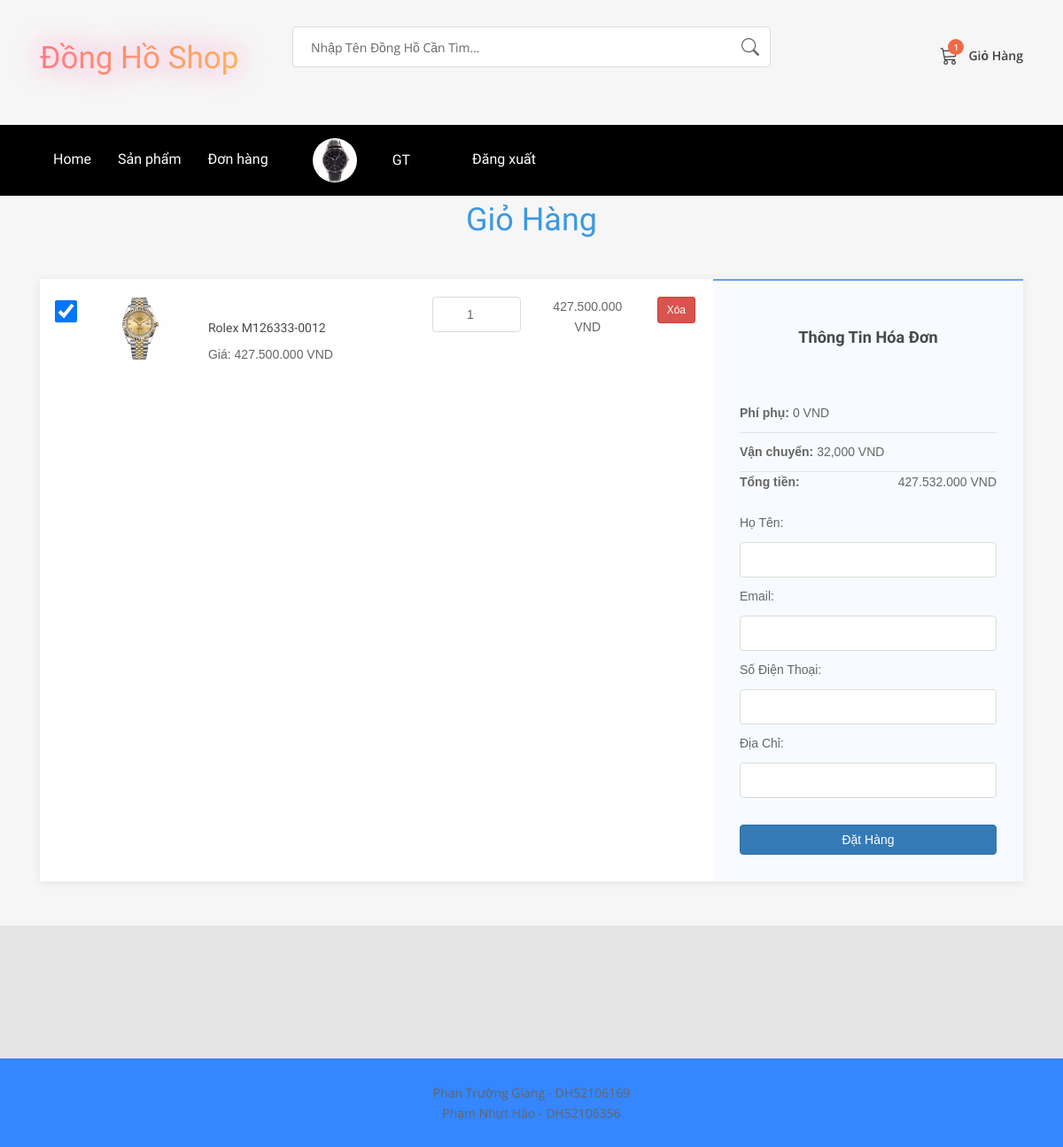
Screenshot of /php/giohang.php (signed in) with the database file from the repository.
### tables this page shows
CREATE TABLE IF NOT EXISTS `chitiet_giohang` (
  `id_chitiet` int NOT NULL AUTO_INCREMENT,
  `id_giohang` int NOT NULL,
  `id_dongho` varchar(5) NOT NULL,
  `soluong` int NOT NULL,
  `price` decimal(30,2) NOT NULL,
  PRIMARY KEY (`id_chitiet`),
  KEY `fk_gh_ctgh` (`id_giohang`),
  KEY `fk_sach_ctgh` (`id_dongho`)
);

CREATE TABLE IF NOT EXISTS `dongho` (
  `madh` varchar(5) NOT NULL,
  `tendh` varchar(255) NOT NULL,
  `gia` int NOT NULL,
  `mota` text NOT NULL,
  `hinhanh` varchar(50) NOT NULL,
  `so_luong` int NOT NULL,
  `mahang` varchar(5) NOT NULL,
  `soseri` text NOT NULL,
  `ngaythem` datetime NOT NULL DEFAULT CURRENT_TIMESTAMP,
  PRIMARY KEY (`madh`),
  KEY `fk_danhmuc_sach` (`mahang`)
);

### php/giohang.php (the view, shortened to what this page needs)
<?php
$pdo = connectDB();
$id_taikhoan = $_SESSION['id_taikhoan'];
$sql_cart = "
    SELECT
        chitiet_giohang.soluong,
        dongho.madh,
        dongho.tendh,
        dongho.hinhanh,
        dongho.gia,
        dongho.mahang
    FROM chitiet_giohang
    INNER JOIN dongho ON chitiet_giohang.id_dongho = dongho.madh
    WHERE chitiet_giohang.id_giohang IN (
        SELECT id_giohang FROM giohang WHERE id_taikhoan = ?
    )
";
$stmt_cart = $pdo->prepare($sql_cart);
$stmt_cart->execute([$id_taikhoan]);
$cart_items = $stmt_cart->fetchAll(PDO::FETCH_ASSOC);
?>
<!DOCTYPE html>
<html>
<head>
    <link rel="stylesheet" href="https://maxcdn.bootstrapcdn.com/bootstrap/4.0.0/css/bootstrap.min.css">
    <link rel="stylesheet" href="../assets/css/giohang.css">
    <link rel="stylesheet" href="../assets/style/lamdep.css">
	<link rel="stylesheet" href="../assets/css/responsive.css">
	<link rel="stylesheet" href="../assets/style/footer.css">
	<link rel="stylesheet" href="../assets/css/bootstrap.min.css">
	<link rel="stylesheet" href="../assets/css/normalize.css">
	<link rel="stylesheet" href="../assets/css/font-awesome.min.css">
	<link rel="stylesheet" href="../assets/css/icomoon.css">
	<link rel="stylesheet" href="../assets/css/jquery-ui.css">
	<link rel="stylesheet" href="../assets/css/owl.carousel.css">
	<link rel="stylesheet" href="../assets/css/transitions.css">
	<link rel="stylesheet" href="../assets/css/main.css">
	<link rel="stylesheet" href="../assets/css/color.css">
        <link
      rel="stylesheet"
      href="https://cdn.jsdelivr.net/npm/bootstrap-icons@1.11.3/font/bootstrap-icons.min.css"
    />
</head>
<body>
<?php include '../include/header.php' ?>
<main class="page">
    <section class="shopping-cart dark">
        <div class="container">
            <div class="block-heading">
                <h2>Giỏ hàng</h2>
            </div>
            <div class="content">
                <div class="row">
                    <div class="col-md-12 col-lg-8">
                        <div class="items">
                            <?php if (!empty($cart_items)): ?>
                                <?php foreach ($cart_items as $item): ?>
    <?php
    $imagePath = "../assets/img/dongho/" . $item['hinhanh'];
    $tong_gia = $item['soluong'] * $item['gia'];
    ?>
    <div class="product">
        <div class="row">
            <div class="col-md-1 text-center">
                <input type="checkbox" class="form-check-input checkbox-large" name="chondh" id="chondh_<?php echo $item['madh']; ?>">
            </div>
            <div class="col-md-2">
                <img class="img-fluid mx-auto d-block image w-75" src="<?php echo htmlspecialchars($imagePath); ?>">
            </div>
            <div class="col-md-4">
                <div class="info">
                    <h6><?php echo htmlspecialchars($item['tendh']); ?></h6>
                    <span>Giá: <?php echo number_format($item['gia'], 0, ',', '.'); ?> VND</span>
                </div>
            </div>
            <div class="col-md-2 text-center">
                <div class="quantity-controls">
                  <input type="number" id="quantity_<?php echo $item['madh']; ?>" class="quantity-input" value="<?php echo $item['soluong']; ?>" min="1">
                </div>
            </div>
            <div class="col-md-2 text-center">
                <span id="price_<?php echo $item['madh']; ?>" data-price="<?php echo $item['gia']; ?>">
                    <?php echo number_format($tong_gia, 0, ',', '.'); ?> VND
                </span>
            </div>
            <div class="col-md-1 text-center">
                <form method="POST" action="xoagiohang.php">
                    <button type="submit" class="btn btn-danger btn-sm">Xóa</button>
                </form>
            </div>
        </div>
    </div>
<?php endforeach; ?>
                            <?php else: ?>
                                <p>Giỏ hàng trống</p>
                            <?php endif; ?>
                        </div>
                    </div>
                    <div class="col-md-12 col-lg-4">
                        <div class="summary">
                            <h3>Thông tin hóa đơn</h3><br>
<div class="summary-item"><span class="text">Phí phụ: </span><span class="price1">0 VND</span></div>
<div class="summary-item"><span class="text">Vận chuyển: </span><span class="price2">32,000 VND</span></div>
<div class="summary-item"><span class="text">Tổng tiền: </span><span class="price">
</span></div><br>
                            <form action="./thankyou.php" method="post">
                                <div class="mb-3">
                                    <label for="tenkh" class="form-label">Họ Tên:</label>
                                    <input type="text" class="form-control" id="tenkh" name="tenkh" required>
                                </div>
                                <div class="mb-3">
                                    <label for="emailkh" class="form-label">Email:</label>
                                    <input type="email" class="form-control" id="emailkh" name="emailkh" required>
                                </div>
                                <div class="mb-3">
                                    <label for="sdt" class="form-label">Số Điện Thoại:</label>
                                    <input type="text" class="form-control" id="sdt" name="sdt" required>
                                </div>
                                <div class="mb-3">
                                    <label for="diachi" class="form-label">Địa Chỉ:</label>
                                    <input type="text" class="form-control" id="diachi" name="diachi" required>
                                </div>
                                <button type="submit" class="btn btn-primary w-100">Đặt Hàng</button>
                            </form>
                        </div>
                    </div>
                </div>
            </div>
        </div>
    </section>
</main>
</body>
<?php include '../include/footer.php'; ?>
</html>

### assets/style/giohang.css (style rules this page uses)
.shopping-cart { padding-bottom: 50px; font-family: "Montserrat", sans-serif; }
.shopping-cart.dark { background-color: #f6f6f6; }
.shopping-cart .content { box-shadow: 0px 2px 10px rgba(0, 0, 0, 0.075); background-color: white; }
.shopping-cart .block-heading { padding-top: 50px; margin-bottom: 40px; text-align: center; }
.shopping-cart .block-heading h1, .shopping-cart .block-heading h2, .shopping-cart .block-heading h3 { margin-bottom: 1.2rem; color: #3b99e0; }
.shopping-cart .items { margin: auto; }
.shopping-cart .items .product { margin-bottom: 20px; padding-top: 20px; padding-bottom: 20px; }
.shopping-cart .items .product .info { padding-top: 0px; text-align: center; }
.shopping-cart .summary { border-top: 2px solid #5ea4f3; background-color: #f7fbff; height: 100%; padding: 30px; }
.shopping-cart .summary h3 { text-align: center; font-size: 1.3em; font-weight: 600; padding-top: 20px; padding-bottom: 20px; }
.shopping-cart .summary .summary-item:not(:last-of-type) { padding-bottom: 10px; padding-top: 10px; border-bottom: 1px solid rgba(0, 0, 0, 0.1); }
.shopping-cart .summary .text { font-size: 1em; font-weight: 600; }
.shopping-cart .summary .price { font-size: 1em; float: right; }
.shopping-cart .summary button { margin-top: 20px; }
@media (min-width: 768px) { .shopping-cart .items .product .info { padding-top: 25px; text-align: left; } }

### assets/style/lamdep.css (style rules this page uses)
body { background-color:rgb(229, 229, 229); }
.checkbox-large { width: 25px; height: 25px; }
.quantity-input { width: 100px; text-align: center; font-size: 16px; margin: 0 auto; }

### assets/css/transitions.css (style rules this page uses)
*:after, *:before, p a, a, button.tg-btn, .tg-socialicons li a, .tg-roundicontext, .tg-roundicontext .tg-usericonholder, .tg-themedropdownmenu, .sub-menu, .mega-menu, .tg-themetabnav li a, .tg-themetabcontent, .tg-featureimg, .tg-bookimg, .tg-backcover, .owl-prev, .owl-next, .tg-postbook, .tg-author figure, .tg-author figure a, .tg-author figure a img, .tg-post figure, .tg-post figure a, .tg-post figure a img, textarea, .tg-widget ul li figure, .tg-widgetinstagram ul li figure, .tg-widgetinstagram ul li figure figcaption, .tg-quantityholder .minus, .tg-quantityholder .plus, .tg-alsoavailable figure figcaption ul li span, .tg-prevpost figure, .tg-nextpost figure, .tg-comments li .tg-authorbox, .tg-comments li .tg-authorbox .tg-bottomarrow, .tg-bookimg, .tg-hovercontent .tg-description { -webkit-transition: all 300ms ease-in-out; -moz-transition: all 300ms ease-in-out; -ms-transition: all 300ms ease-in-out; -o-transition: all 300ms ease-in-out; transition: all 300ms ease-in-out; }

### rows the page displays
chitiet_giohang: id_dongho.hinhanh (picture), id_dongho.tendh "Rolex M126333-0012", id_dongho.gia "427.500.000", soluong "1", soluong.gia "427.500.000"

### other values shown
$cart_count "1"
$_SESSION['user']['name'] "GT"
